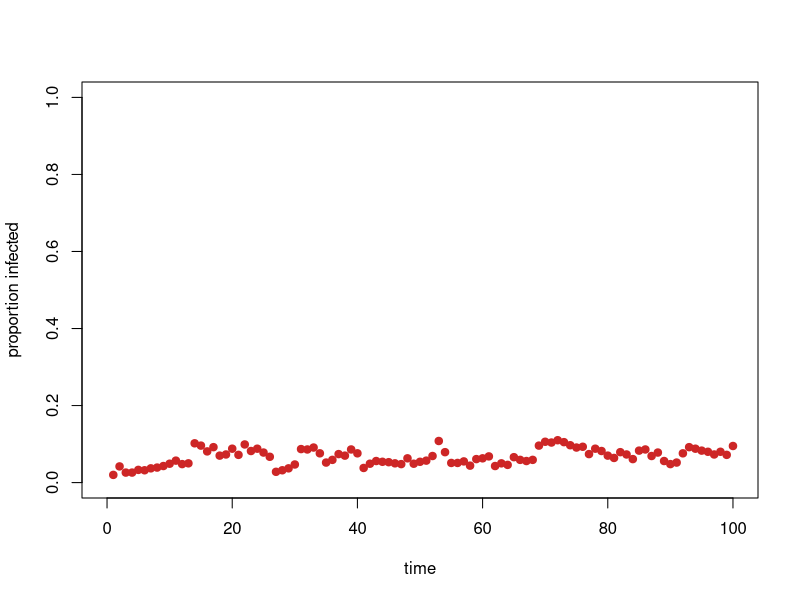

R code for this plot:
setwd("/Users/jrw0107/Desktop/") #Google Drive/My Drive/teaching/WILD 7400 ABMs/

#Model question: How does transmission rate influence proportion of people infected?

#set up plot
plot(-100,-100,xlim=c(0,100), ylim=c(0,1), xlab="time", ylab="proportion infected")

#define variables
popsize = 1000
transmission = 0.02   #transmission rate
interact     = 50    #number of people each agent interacts with
colorsused   = "firebrick3" 

#initialize
people = data.frame(indv=seq(1,popsize,1), infected=rep(0,popsize))
people$infected[1:20] = 1
propinfected = NULL

#iterate model
for(r in 1:100){
  #record proportion of infected individuals and plot
  newcalc = nrow(people[people$infected==1,,drop=F])/nrow(people)
  points(x=r, y=newcalc, pch=19, col=colorsused)
  propinfected = c(propinfected, newcalc)
  
  #iterate over each person, randomly select people to interact with
  for(i in 1:popsize){
    #find a list of available people to associate with
    available = seq(1,nrow(people), 1)
    available = available[available!=i]
    
    #generate list of people to interact with from above
    targets = sample(available, interact)
    interacting = people[targets,]
    
    #isolate infected individuals
    interacting = interacting[interacting$infected==1,,drop=F]
    
    #determine if focal individual is infected
    if(nrow(interacting)>0){
      newlysick = sample(c(0,1), nrow(interacting), replace=T, prob=c((1-transmission), transmission))
      
      #set infection status
      people$infected[i] = max(newlysick)
    }
    
    }
  
}
